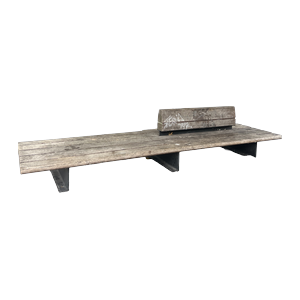
#> input picture img/bench.png, 300 x 300 px
$ python compute_image_overlap.py ../../img
#> lines starting #> are read from the running program, lines starting #| are printed output that depends on the picture
### src/reconstruction/common.py
"""Shared helpers for the reconstruction experiment scripts (COLMAP, MASt3R+SfM, ...):
picking a diverse image subset and logging a finished run to config/experiments.yaml.
"""

from __future__ import annotations

import random
import re
from datetime import date
from pathlib import Path

import numpy as np
from PIL import ExifTags, Image

PROJECT_ROOT = Path(__file__).resolve().parents[2]
IMAGE_EXTENSIONS = {".jpg", ".jpeg", ".png"}
EXIF_DATETIME_TAG = next(
    tag for tag, name in ExifTags.TAGS.items() if name == "DateTimeOriginal"
)


def resolve_path(path_str: str) -> Path:
    path = Path(path_str)
    return path if path.is_absolute() else (PROJECT_ROOT / path).resolve()


# ---------------------------------------------------------------------------
# Image subset selection
# ---------------------------------------------------------------------------

def _capture_order_key(image_path: Path):
    try:
        with Image.open(image_path) as img:
#> img is the input picture: PIL image 300x300 RGBA; mean R, G, B, A 14.4, 13.6, 12.5, 25.1
            timestamp = img.getexif().get(EXIF_DATETIME_TAG)
        if timestamp:
            return timestamp
    except Exception:
        pass
    return image_path.name


def list_images(image_dir: Path) -> list[Path]:
    images = [p for p in image_dir.iterdir() if p.suffix.lower() in IMAGE_EXTENSIONS]
    return sorted(images, key=_capture_order_key)
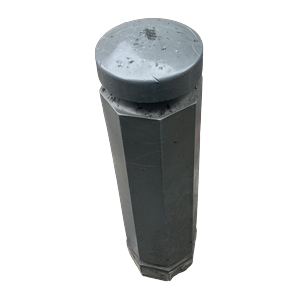
#> input picture img/bollard.png, 300 x 300 px
#> in _capture_order_key, img is the input picture: PIL image 300x300 RGBA; mean R, G, B, A 22.6, 24, 24.3, 61.9


# [70 lines left out: functions select_image_subset, copy_image_subset, next_experiment_id, format_experiment_entry, not called in this run]


def append_experiment_entry(experiments_path: Path, entry: str) -> None:
    with experiments_path.open("a") as f:
        f.write("\n" + entry)

### src/data_preparation/compute_image_overlap.py
"""Estimate visual overlap between photos, independent of any reconstruction
method (COLMAP/hloc/MASt3R aren't involved).

Motivation: "enough overlap" has so far been judged after the fact from
whether a reconstruction registered all images (see experiments.yaml /
docs/methodology_notes.md). This gives a number you can check beforehand, or
use to characterize a dataset for the write-up, without running a full SfM
pipeline.

Method: SIFT keypoints per image -> ratio-test matching between a pair ->
RANSAC-verified geometric inliers (fundamental matrix). Overlap % = inliers /
min(keypoint count of the two images) - normalized so texture-rich vs
texture-poor images stay comparable.

Usage:
    # capture-order neighbors only (default) - good for a walk-around video/photo set
    python src/data_preparation/compute_image_overlap.py data/video/bollard_002/images/jpg

    # every pair, not just neighbors
    python src/data_preparation/compute_image_overlap.py data/video/bollard_002/images/jpg --pairs all

    # neighbors up to 2 frames apart, save a CSV
    python src/data_preparation/compute_image_overlap.py data/video/bollard_002/images/jpg \\
        --window 2 --csv outputs/bollard_002_overlap.csv
"""

from __future__ import annotations

import argparse
import csv
import itertools
import sys
from pathlib import Path

import cv2
import numpy as np

sys.path.insert(0, str(Path(__file__).resolve().parents[1] / "reconstruction"))

from common import list_images, resolve_path  # noqa: E402

RATIO_TEST_THRESHOLD = 0.75
RANSAC_REPROJ_THRESHOLD = 3.0
LOW_OVERLAP_WARNING_PCT = 20.0


def load_grayscale(path: Path, max_size: int) -> np.ndarray:
#> called with max_size = 1600
    image = cv2.imread(str(path), cv2.IMREAD_GRAYSCALE)
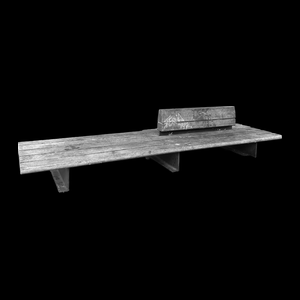
#> image: shape (300, 300); min 0, max 237, mean 13.6
    if image is None:
        raise IOError(f"Could not read image: {path}")
    scale = max_size / max(image.shape)
#> scale = 5.33
    if scale < 1.0:
        image = cv2.resize(image, None, fx=scale, fy=scale, interpolation=cv2.INTER_AREA)
    return image


def detect_features(image: np.ndarray, detector: cv2.SIFT):
    keypoints, descriptors = detector.detectAndCompute(image, None)
#> keypoints = 93 keypoints; strongest (x, y, size): (36, 156, 24.7), (279, 136, 3.4), (22, 171, 3.3), (19, 144, 2.4)
    return keypoints, descriptors


def pairwise_overlap(kp1, desc1, kp2, desc2, matcher: cv2.BFMatcher) -> tuple[float, int]:
    """Returns (overlap_pct, num_inlier_matches). overlap_pct is inliers /
    min(keypoint count), so 0 when either image has no features at all."""
    if desc1 is None or desc2 is None or len(kp1) == 0 or len(kp2) == 0:
        return 0.0, 0

    raw_matches = matcher.knnMatch(desc1, desc2, k=2)
    good = [m for m, n in raw_matches if m.distance < RATIO_TEST_THRESHOLD * n.distance]
    if len(good) < 8:  # fundamental matrix needs >= 8 points
        return 0.0, len(good)

    pts1 = np.float32([kp1[m.queryIdx].pt for m in good])
    pts2 = np.float32([kp2[m.trainIdx].pt for m in good])
    _, inlier_mask = cv2.findFundamentalMat(
        pts1, pts2, cv2.FM_RANSAC, RANSAC_REPROJ_THRESHOLD, confidence=0.99
    )
    if inlier_mask is None:
        return 0.0, 0

    num_inliers = int(inlier_mask.sum())
    overlap_pct = 100.0 * num_inliers / min(len(kp1), len(kp2))
    return overlap_pct, num_inliers


def pairs_to_check(num_images: int, mode: str, window: int) -> list[tuple[int, int]]:
    if mode == "all":
        return list(itertools.combinations(range(num_images), 2))
    return [
        (i, j)
        for i in range(num_images)
        for j in range(i + 1, min(i + window + 1, num_images))
    ]


def main() -> None:
    parser = argparse.ArgumentParser(description=__doc__, formatter_class=argparse.RawDescriptionHelpFormatter)
    parser.add_argument("image_dir", help="folder of images, e.g. data/video/<object>/images/jpg")
    parser.add_argument(
        "--pairs", choices=["sequential", "all"], default="sequential",
        help="'sequential' (default) checks only capture-order neighbors (fast, matches how "
        "the object was walked around); 'all' checks every pair (O(n^2), use for small sets)",
    )
    parser.add_argument(
        "--window", type=int, default=1,
        help="for --pairs sequential: compare each image to its next N neighbors (default: 1)",
    )
    parser.add_argument("--max-size", type=int, default=1600, help="downscale longest side to this before matching")
    parser.add_argument("--csv", help="optional path to save per-pair results as CSV")
    args = parser.parse_args()

    image_dir = resolve_path(args.image_dir)
    images = list_images(image_dir)
    if len(images) < 2:
        raise ValueError(f"Need at least 2 images in {image_dir}, found {len(images)}")
    print(f"{len(images)} images found in {image_dir}")

    detector = cv2.SIFT_create()
    matcher = cv2.BFMatcher(cv2.NORM_L2)

    print("Extracting SIFT features...")
    features = [detect_features(load_grayscale(p, args.max_size), detector) for p in images]
#> call 2 of load_grayscale, with max_size = 1600
#> in load_grayscale (call 2), `image = cv2.imread(str(path), cv2.IMREAD_GRAYSCALE)`:
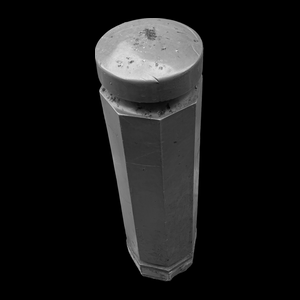
#> image: shape (300, 300); min 0, max 234, mean 23.5
#> in detect_features (call 2), `keypoints, descriptors = detector.detectAndCompute(image, None)`: keypoints = 57 keypoints; strongest (x, y, size): (139, 55, 50.1), (104, 95, 7), (113, 109, 16.2), (97, 49, 2.9)
#> features = 2 items
    for path, (kp, _) in zip(images, features):
        print(f"  {path.name}: {len(kp)} keypoints")
#> this loop made 2 passes
#|   bench.png: 93 keypoints
#|   bollard.png: 57 keypoints

    pairs = pairs_to_check(len(images), args.pairs, args.window)
    print(f"\nMatching {len(pairs)} pair(s) ({args.pairs})...")

    results = []
    for i, j in pairs:
        kp1, desc1 = features[i]
        kp2, desc2 = features[j]
        overlap_pct, num_inliers = pairwise_overlap(kp1, desc1, kp2, desc2, matcher)
        results.append((images[i].name, images[j].name, overlap_pct, num_inliers))
#> this loop made 1 pass
#> (raw_matches in pairwise_overlap, good in pairwise_overlap, overlap_pct, num_inliers) on pass 1: (93 matches, 1 matches, 0, 1)
#> after the loop, results = [('bench.png', 'bollard.png', 0, 1)]

    print(f"\n{'image A':<20}{'image B':<20}{'overlap %':>10}{'inliers':>10}")
    for name_a, name_b, overlap_pct, num_inliers in results:
        flag = "  <-- low overlap" if overlap_pct < LOW_OVERLAP_WARNING_PCT else ""
        print(f"{name_a:<20}{name_b:<20}{overlap_pct:>9.1f}%{num_inliers:>10}{flag}")
#> this loop made 1 pass
#| bench.png           bollard.png               0.0%         1  <-- low overlap

    overlaps = [r[2] for r in results]
#> overlaps = [0]
    print(f"\nMedian overlap: {np.median(overlaps):.1f}%  (min {np.min(overlaps):.1f}%, max {np.max(overlaps):.1f}%)")
#| Median overlap: 0.0%  (min 0.0%, max 0.0%)
    low = [r for r in results if r[2] < LOW_OVERLAP_WARNING_PCT]
#> low = [('bench.png', 'bollard.png', 0, 1)]
    if low:
        print(f"{len(low)} pair(s) below {LOW_OVERLAP_WARNING_PCT:.0f}% overlap - possible coverage gap:")
#| 1 pair(s) below 20% overlap - possible coverage gap:
        for name_a, name_b, overlap_pct, _ in low:
            print(f"  {name_a} <-> {name_b}: {overlap_pct:.1f}%")
#> this loop made 1 pass
#|   bench.png <-> bollard.png: 0.0%

    if args.csv:
        csv_path = resolve_path(args.csv)
        csv_path.parent.mkdir(parents=True, exist_ok=True)
        with csv_path.open("w", newline="") as f:
            writer = csv.writer(f)
            writer.writerow(["image_a", "image_b", "overlap_pct", "num_inliers"])
            writer.writerows(results)
        print(f"\nSaved -> {csv_path}")


if __name__ == "__main__":
    main()
